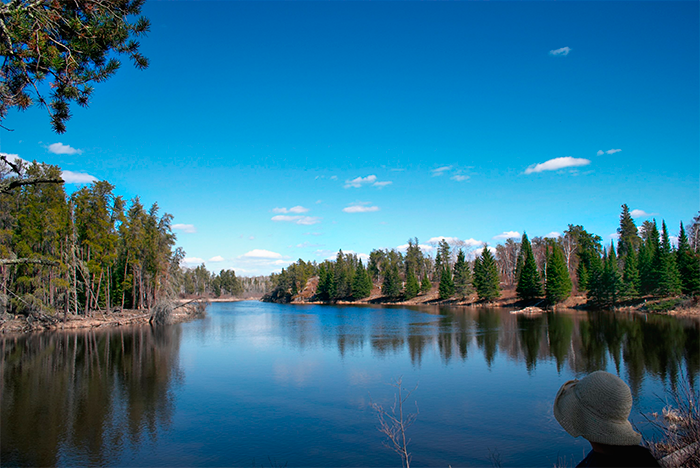
#> input picture homeworks/02_scale/small_data/02_input/img.png, 700 x 468 px
$ python -i fit_and_classify.py   (imports and definitions only)
#> lines starting #> are read from the running program, lines starting #| are printed output that depends on the picture
import numpy as np
from skimage.transform import resize
from scipy.ndimage.filters import convolve
from sklearn.svm import LinearSVC

# [5 lines of commented-out code are left out]


def brightness_channel(rgb):
    rgb = rgb.astype(np.float16)
    return (0.299 * rgb[:, :, 0] + 0.587 * rgb[:, :, 1] + 0.114 * rgb[:, :, 2]).astype(np.uint8)


def extract_hog(img, cell_rows=8, cell_cols=8, block_row_cells=2, block_col_cells=2, eps=1e-8,
                block_row_stride=2, block_col_stride=2, bins=8):
    img = brightness_channel(img)
    img = resize(img, (32, 32))

    block_rows = block_row_cells * cell_rows
    block_cols = block_col_cells * cell_cols
    Dx = np.array([[-1, 0, 1]])
    Dy = np.array([[-1], [0], [1]])

    Ix = convolve(img, Dx, mode='constant')
    Iy = convolve(img, Dy, mode='constant')
    G = np.sqrt(Ix ** 2 + Iy ** 2)
    # theta
    T = np.arctan2(Iy, Ix)
    T[T < 0] += np.pi
    hog = []

    for block_row_start in range(0, img.shape[0] - block_rows, block_row_stride):
        for block_col_start in range(0, img.shape[1] - block_cols, block_col_stride):

            G_block = G[block_row_start: block_row_start + block_rows,
                      block_col_start: block_col_start + block_cols]
            T_block = T[block_row_start: block_row_start + block_rows,
                      block_col_start: block_col_start + block_cols]
            v = []
            for block_row_cell in range(block_row_cells):
                for block_col_cell in range(block_col_cells):
                    G_cell = G_block[block_row_cell * cell_rows: block_row_cell * cell_rows + cell_rows,
                             block_col_cell * cell_cols: block_col_cell * cell_cols + cell_cols]
                    T_cell = T_block[block_row_cell * cell_rows: block_row_cell * cell_rows + cell_rows,
                             block_col_cell * cell_cols: block_col_cell * cell_cols + cell_cols]
                    hist, _ = np.histogram(T_cell.flatten(), bins, range=(0, np.pi), weights=G_cell.flatten())
                    v.extend(hist)
            v = np.array(v)
            v = v / np.sqrt(np.sum(v ** 2) + eps)
            hog.extend(v)

    return np.array(hog)


def fit_and_classify(X_train, y_train, X_test):
    return LinearSVC(C=0.2).fit(X_train, y_train).predict(X_test)

# [9 lines of commented-out code are left out]

>>> import cv2
>>> picture = cv2.imread('../02_scale/small_data/02_input/img.png', cv2.IMREAD_GRAYSCALE)
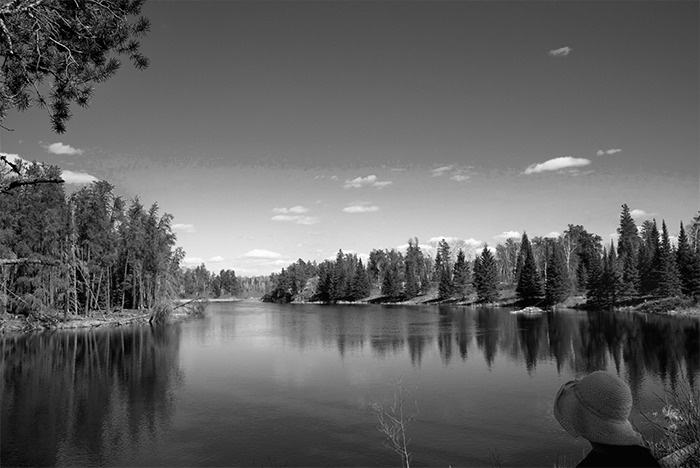
#> picture: shape (468, 700); min 0, max 255, mean 97.1
>>> result = extract_hog(picture)
#> (the run stopped early here; a loop or call above may not have finished)
